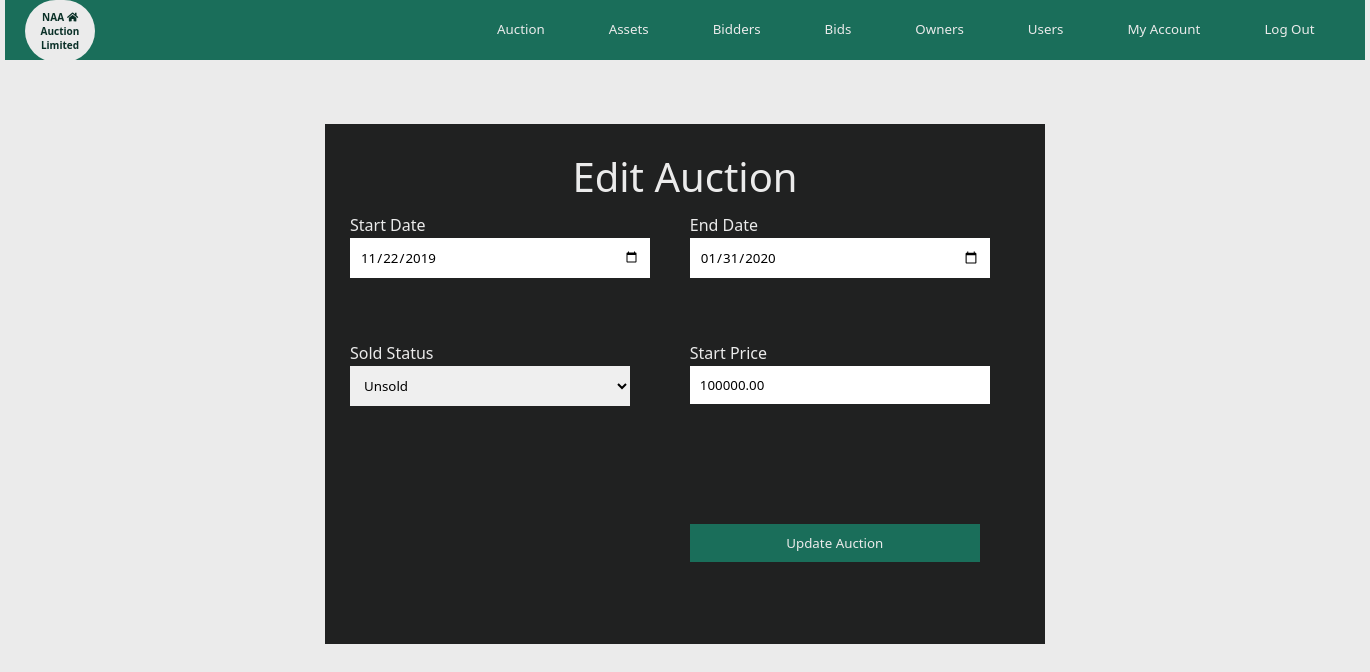
The app's page /admin/editauction.php?aid=124570 (signed in) with its own data.
### tables this page shows
CREATE TABLE IF NOT EXISTS `auction` (
  `auctionid` int(11) NOT NULL AUTO_INCREMENT,
  `startdate` date NOT NULL,
  `enddate` date NOT NULL,
  `startprice` float(10,2) NOT NULL,
  `username` varchar(200) NOT NULL,
  `propertyid` int(11) NOT NULL,
  `soldstatus` varchar(200) NOT NULL,
  PRIMARY KEY (`auctionid`),
  KEY `username` (`username`),
  KEY `propertyid` (`propertyid`)
);

### admin/editauction.php (the view, shortened to what this page needs)
<!DOCTYPE html>
<html lang="en" dir="ltr">
  <head>
    <link rel="stylesheet" href="css/include.css">
    <link rel="stylesheet" href="css/maincss.css">
    <link rel="stylesheet" type="text/css" href="css/all.css">
  </head>
  <body>
      <?php include('includes/header.php'); ?>
      <div class="clear"></div><br>
        <div class="form-div-signup">
          <form class="" action="update.php" method="post" enctype="multipart/form-data">
            <h3>Edit Auction</h3>
            <?php
            include("../connection.php");
                      if(isset($_GET['aid'])){
                      $getid = $_GET['aid'];
                      $query = "select * from auction where auctionid ='$getid'";
                      $result = mysqli_query($conn,$query);
                      $row = mysqli_fetch_assoc($result);
                     ?>
              <p>Start Date<br>
                <input type="date" name="startdate" value="<?php echo $row['startdate']; ?>" required>
              <input type="text" name="auctionid" value="<?php echo $row['auctionid']; ?>" hidden> </p>
              <p>End Date<br>
                <input type="date" name="enddate" value="<?php echo $row['enddate']; ?>" required></p>
                <p> <br> <br> </p><p> <br> <br> </p>
              <p>Sold Status<br>
                  <select class="" name="soldstatus" required>
                    <option selected><?php echo $row['soldstatus']; ?></option>
                  </select>
              <p>Start Price<br>
                <input type="number" min="<?php echo $row['startprice']; ?>" name="startprice" value="<?php echo $row['startprice']; ?>" required></p>
              <p> <br> <br> </p>
              <p> <br> <br> </p>
              <p> <br> <br> </p><p> <br> <br> </p>
              <p> <input type="submit" name="updateauction" value="Update Auction"> </p>
          </form>
        <?php } ?>
        </div>
  </body>
</html>

### admin/css/include.css (style rules this page uses)
:root { --green:#1a6e5a; --dgreen:#0a3027; --grey:#596161; --ash:#202121; --light:#ebebeb; }
* { margin: 0px; padding: 0px; font-family: Segoe UI; list-style: none; text-decoration: none; }
body { width: 1360px; margin: 0px auto; background: var(--light); }
.form-div-signup { width: 700px; height: 500px; background: var(--ash); margin: 0px auto; display: block; padding: 10px; }
.form-div-signup form { padding: 10px; }
.form-div-signup form h3 { text-align: center; font-size: 30pt; font-weight: lighter; color: var(--light); padding: 5px; }
.form-div-signup form p { float: left; width: 48.5%; color: var(--light); margin: 5px 5px; }
.form-div-signup form p input, .form-div-signup form p select { padding: 10px; border: none; width: 270px; margin-top: 2px; }
.form-div-signup form p input[type=submit] { width: 290px; background: var(--green); color: var(--light); }

### admin/css/maincss.css (style rules this page uses)
:root { --green:#1a6e5a; --dgreen:#0a3027; --grey:#596161; --ash:#202121; --light:#ebebeb; }
* { margin: 0px; padding: 0px; font-family: Segoe UI; list-style: none; text-decoration: none; }
body { width: 1360px; margin: 0px auto; background: var(--light); }
.form-div-signup { width: 700px; height: 500px; background: var(--ash); margin: 40px auto; display: block; padding: 10px; }
.form-div-signup form { padding: 10px; }
.form-div-signup form h3 { text-align: center; font-size: 30pt; font-weight: lighter; color: var(--light); padding: 5px; }
.form-div-signup form p { float: left; width: 48.5%; color: var(--light); margin: 5px 5px; }
.form-div-signup form p input, .form-div-signup form p select { padding: 10px; border: none; width: 280px; margin-top: 2px; }
.form-div-signup form p input[type=submit] { width: 290px; background: var(--green); color: var(--light); }

### records on screen
auction: startdate "11/22/2019", enddate "01/31/2020", soldstatus "Unsold", startprice "100000.00"
